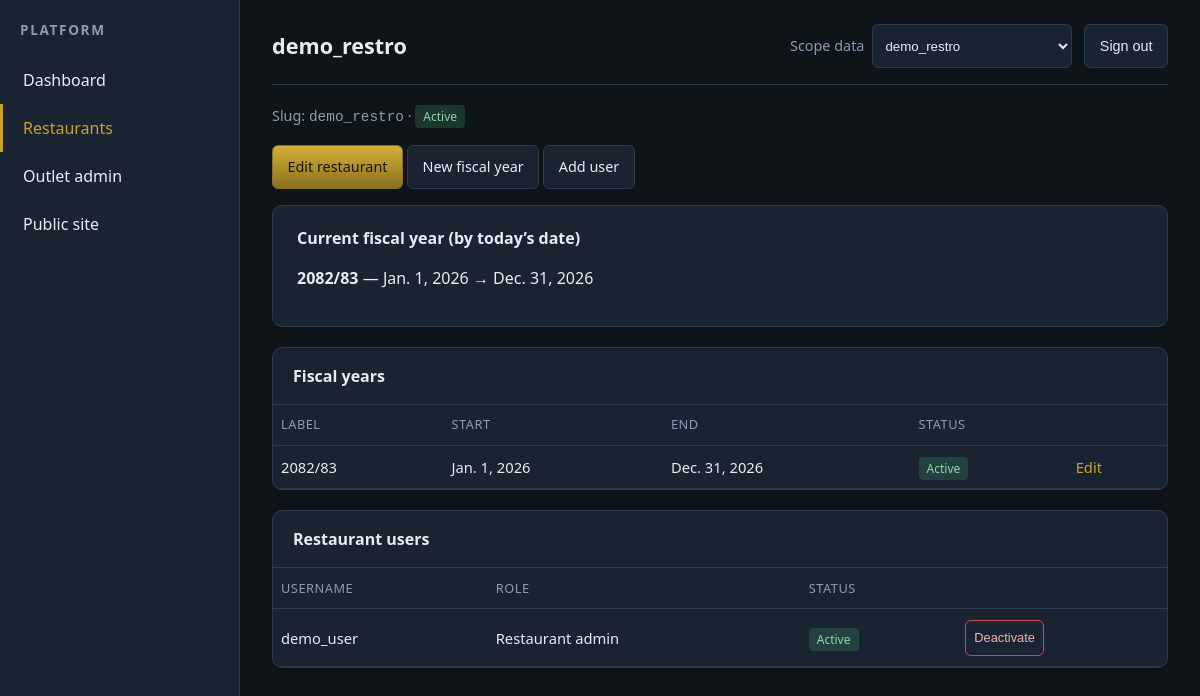
The app's page /superadmin/restaurants/demo_restro/ (signed in) with its own data.
### superadmin/models.py (models this page shows, shortened)
class Restaurant(models.Model):
    name = models.CharField(max_length=200)
    slug = models.SlugField(max_length=220, unique=True, db_index=True)
    is_active = models.BooleanField(default=True)
    phone = models.CharField(max_length=32, blank=True)
    address = models.TextField(blank=True)
    created_at = models.DateTimeField(auto_now_add=True)
    updated_at = models.DateTimeField(auto_now=True)
    class Meta:
        ordering = ["name"]

class FiscalYear(models.Model):
    restaurant = models.ForeignKey(
        Restaurant,
        on_delete=models.CASCADE,
        related_name="fiscal_years",
    )
    label = models.CharField(
        max_length=64,
        help_text="Display name, e.g. 2026 or FY 2082/83",
    )
    start_date = models.DateField(default=default_fiscal_year_start)
    end_date = models.DateField(default=default_fiscal_year_end)
    is_active = models.BooleanField(
        default=True,
        help_text="Inactive years are hidden from default picks.",
    )
    created_at = models.DateTimeField(auto_now_add=True)
    class Meta:
        ordering = ["-start_date"]
        constraints = [
            models.UniqueConstraint(
                fields=["restaurant", "label"],
                name="superadmin_fiscalyear_unique_label_per_restaurant",
            ),
        ]

class RestaurantStaff(models.Model):
    class Role(models.TextChoices):
        RESTAURANT_ADMIN = "restaurant_admin", "Restaurant admin"
        STAFF = "staff", "Staff"
    user = models.OneToOneField(
        settings.AUTH_USER_MODEL,
        on_delete=models.CASCADE,
        related_name="restaurant_profile",
    )
    restaurant = models.ForeignKey(
        Restaurant,
        on_delete=models.CASCADE,
        related_name="staff_members",
    )
    role = models.CharField(
        max_length=32,
        choices=Role.choices,
        default=Role.STAFF,
    )
    is_active = models.BooleanField(default=True)
    created_at = models.DateTimeField(auto_now_add=True)
    class Meta:
        ordering = ["restaurant", "user__username"]

### superadmin/views.py (the view)
# urls.py: path("restaurants/<slug:slug>/", views.restaurant_detail, name="restaurant_detail"),
@superadmin_required
def restaurant_detail(request, slug):
    restaurant = get_object_or_404(Restaurant, slug=slug)
    staff = restaurant.staff_members.select_related("user").order_by("user__username")
    fiscal_years = restaurant.fiscal_years.all()
    fy_current = current_fiscal_year(restaurant)
    return render(
        request,
        "superadmin/restaurant_detail.html",
        {
            "restaurant": restaurant,
            "staff_members": staff,
            "fiscal_years": fiscal_years,
            "current_fiscal_year": fy_current,
        },
    )

### superadmin/context_processors.py (called while the page is built)
def superadmin_nav(request):
    if not getattr(request, "user", None) or not request.user.is_authenticated:
        return {}
    if not request.user.is_superuser:
        return {}
    return {
        "superadmin_nav_restaurants": Restaurant.objects.filter(is_active=True).order_by("name"),
        "superadmin_active_restaurant_id": request.session.get("superadmin_active_restaurant_id"),
    }

### superadmin/utils.py (called while the page is built)
def restaurant_for_request(request: HttpRequest) -> Restaurant | None:
    if not request.user.is_authenticated:
        return None
    if request.user.is_superuser:
        rid = request.session.get("superadmin_active_restaurant_id")
        if rid:
            return Restaurant.objects.filter(pk=rid, is_active=True).first()
        return None
    return get_staff_restaurant(request.user)

def current_fiscal_year(restaurant: Restaurant) -> FiscalYear | None:
    d = timezone.localdate()
    return (
        FiscalYear.objects.filter(
            restaurant=restaurant,
            is_active=True,
            start_date__lte=d,
            end_date__gte=d,
        )
        .order_by("-start_date")
        .first()
    )

### superadmin/templates/superadmin/restaurant_detail.html (shortened to what this page needs)
{% extends "superadmin/base.html" %}
{% block heading %}{{ restaurant.name }}{% endblock %}
{% block content %}
<p class="muted">
    Slug: <code>{{ restaurant.slug }}</code>
    · {% if restaurant.is_active %}<span class="badge ok">Active</span>{% else %}<span class="badge off">Inactive</span>{% endif %}
</p>
<p>
    <a class="btn btn-primary" href="{% url 'superadmin:restaurant_edit' restaurant.slug %}">Edit restaurant</a>
    <a class="btn" href="{% url 'superadmin:fiscal_year_create' restaurant.slug %}">New fiscal year</a>
    <a class="btn" href="{% url 'superadmin:staff_create' restaurant.slug %}">Add user</a>
</p>
<div class="card">
    <h3 style="margin-top:0;font-size:1rem;">Current fiscal year (by today’s date)</h3>
    {% if current_fiscal_year %}
    <p><strong>{{ current_fiscal_year.label }}</strong> — {{ current_fiscal_year.start_date }} → {{ current_fiscal_year.end_date }}</p>
    {% else %}
    <p class="muted">No active fiscal year covers today. Add one below.</p>
    {% endif %}
</div>
<div class="card" style="padding:0;overflow:hidden;">
    <h3 style="padding:1rem 1.25rem;margin:0;border-bottom:1px solid var(--border);font-size:1rem;">Fiscal years</h3>
    <div class="table-scroll">
    <table>
        <thead>
            <tr>
                <th>Label</th>
                <th>Start</th>
                <th>End</th>
                <th>Status</th>
                <th></th>
            </tr>
        </thead>
        <tbody>
            {% for fy in fiscal_years %}
            <tr>
                <td>{{ fy.label }}</td>
                <td>{{ fy.start_date }}</td>
                <td>{{ fy.end_date }}</td>
                <td>{% if fy.is_active %}<span class="badge ok">Active</span>{% else %}<span class="badge off">Off</span>{% endif %}</td>
                <td><a href="{% url 'superadmin:fiscal_year_edit' restaurant.slug fy.pk %}">Edit</a></td>
            </tr>
            {% empty %}
            <tr><td colspan="5" class="muted" style="padding:1rem 1.25rem;">No fiscal years. Defaults to Jan 1–Dec 31 of the current calendar year when you create one.</td></tr>
            {% endfor %}
        </tbody>
    </table>
    </div>
</div>
<div class="card" style="padding:0;overflow:hidden;">
    <h3 style="padding:1rem 1.25rem;margin:0;border-bottom:1px solid var(--border);font-size:1rem;">Restaurant users</h3>
    <div class="table-scroll">
    <table>
        <thead>
            <tr>
                <th>Username</th>
                <th>Role</th>
                <th>Status</th>
                <th></th>
            </tr>
        </thead>
        <tbody>
            {% for s in staff_members %}
            <tr>
                <td>{{ s.user.username }}</td>
                <td>{{ s.get_role_display }}</td>
                <td>{% if s.is_active %}<span class="badge ok">Active</span>{% else %}<span class="badge off">Inactive</span>{% endif %}</td>
                <td>
                    <form method="post" action="{% url 'superadmin:staff_toggle_active' restaurant.slug s.pk %}" style="display:inline;">
                        <button type="submit" class="btn btn-danger" style="font-size:0.8rem;padding:0.25rem 0.5rem;">
                            {% if s.is_active %}Deactivate{% else %}Activate{% endif %}
                        </button>
                    </form>
                </td>
            </tr>
            {% empty %}
            <tr><td colspan="4" class="muted" style="padding:1rem 1.25rem;">No users linked to this restaurant.</td></tr>
            {% endfor %}
        </tbody>
    </table>
    </div>
</div>
{% endblock %}

### superadmin/templates/superadmin/base.html (style rules this page uses)
:root { --bg: #0f1419; --panel: #1a2332; --border: #2d3a4f; --text: #e7ecf3; --muted: #8b9cb3; --accent: #c9a227; --accent-dim: #8a7020; --danger: #c94c4c; --ok: #3d9a6b; }
* { box-sizing: border-box; }
html { -webkit-text-size-adjust: 100%; }
body { margin: 0; font-family: "Segoe UI", system-ui, sans-serif; background: var(--bg); color: var(--text); min-height: 100vh; line-height: 1.5; }
a { color: var(--accent); text-decoration: none; }
.btn { display: inline-flex; align-items: center; justify-content: center; min-height: 44px; padding: 0.45rem 0.9rem; border-radius: 6px; font-size: 0.9rem; font-weight: 500; border: 1px solid var(--border); background: var(--panel); color: var(--text); cursor: pointer; }
.btn-primary { background: linear-gradient(180deg, #d4af37, var(--accent-dim)); border-color: var(--accent-dim); color: #1a1508; }
.btn-danger { border-color: var(--danger); color: #f5b4b4; min-height: 36px; font-size: 0.8rem; }
.table-scroll { overflow-x: auto; -webkit-overflow-scrolling: touch; margin: 0 -0.25rem; }
table { width: 100%; border-collapse: collapse; font-size: 0.92rem; min-width: 520px; }
th, td { text-align: left; padding: 0.65rem 0.75rem; border-bottom: 1px solid var(--border); }
th { color: var(--muted); font-weight: 500; font-size: 0.8rem; text-transform: uppercase; letter-spacing: 0.04em; }
.card { background: var(--panel); border: 1px solid var(--border); border-radius: 10px; padding: 1.25rem 1.5rem; margin-bottom: 1.25rem; }
.muted { color: var(--muted); font-size: 0.9rem; }
.badge { font-size: 0.75rem; padding: 0.2rem 0.5rem; border-radius: 4px; background: var(--border); color: var(--muted); }
.badge.ok { background: rgba(61, 154, 107, 0.25); color: #8fd4ae; }

### records on screen
Restaurant: name "demo_restro", slug "demo_restro"
FiscalYear: label "2082/83", start_date "Jan. 1, 2026", end_date "Dec. 31, 2026", is_active "Active"
RestaurantStaff: user.username "demo_user", role "Restaurant admin", is_active "Active"

### other values on screen
form field restaurant "demo_restro"
